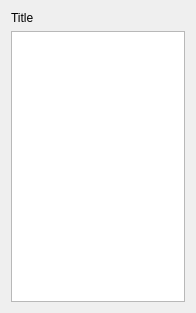
<?xml version="1.0" encoding="UTF-8"?>
<ui version="4.0">
 <class>SidebarItem</class>
 <widget class="QWidget" name="SidebarItem">
  <property name="geometry">
   <rect>
    <x>0</x>
    <y>0</y>
    <width>196</width>
    <height>313</height>
   </rect>
  </property>
  <property name="windowTitle">
   <string>Form</string>
  </property>
  <layout class="QVBoxLayout" name="verticalLayout">
   <item>
    <widget class="QLabel" name="titleLabel">
     <property name="text">
      <string>Title</string>
     </property>
    </widget>
   </item>
   <item>
    <widget class="QListWidget" name="childrenList"/>
   </item>
  </layout>
 </widget>
 <resources/>
 <connections/>
</ui>
